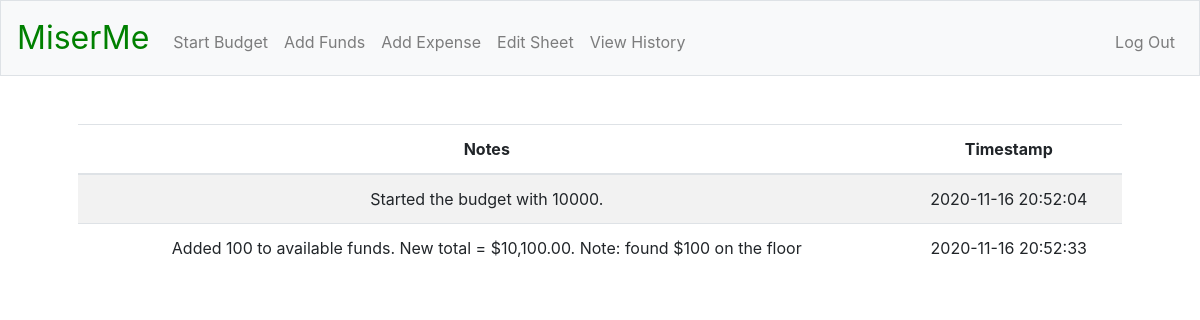
Before: /history (signed in) with the older database file.
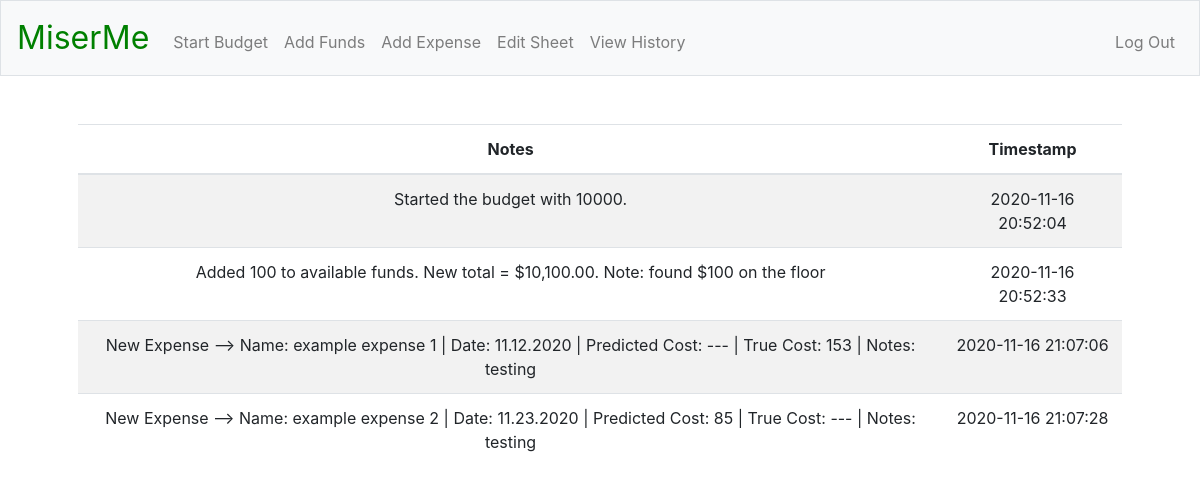
After: the same page with the newer database file.
### tables this page shows
CREATE TABLE history (
history_id INTEGER PRIMARY KEY AUTOINCREMENT NOT NULL,
user_id INTEGER NOT NULL,
notes TEXT NOT NULL,
timestamp DATETIME DEFAULT (DATETIME(CURRENT_TIMESTAMP, 'LOCALTIME')),
FOREIGN KEY(user_id) REFERENCES registrants(id));

### app.py (the view)
@app.route("/history")
@login_required
def history():
    c.execute("""
    SELECT notes, timestamp FROM history WHERE user_id = :user_id;
    """, {"user_id": session["user_id"]})
    rows = c.fetchall()
    entries = []
    for row in rows:
        entries.append({
            "notes": row[0],
            "timestamp": row[1]
        })
    return render_template("history.html", entries = entries)

### helpers.py (called while the page is built)
def login_required(f):
    @wraps(f)
    def decorated_functions(*args, **kwargs):
        if session.get("user_id") is None:
            return redirect("/login")
        return f(*args, **kwargs)
    return decorated_functions

### templates/history.html (shortened to what this page needs)
{% extends "layout.html" %}
{% block main %}
    <table class="table table-striped">
        <thead>
            <tr>
                <th>Notes</th>
                <th>Timestamp</th>
            </tr>
        </thead>
        <tbody>
            {% for i in entries %}
            <tr>
                <td>{{ i["notes"] }}</td>
                <td>{{ i["timestamp"] }}</td>
            </tr>
            {% endfor %}
        </tbody>
    </table>
{% endblock %}

Changed rows visible on the page:
added history: notes "New Expense --> Name: example expense 1 | Date: 11.12.2020 | Predicted Cost: --- | True Cost: 153 | Notes: testing", timestamp "2020-11-16 21:07:06"
added history: notes "New Expense --> Name: example expense 2 | Date: 11.23.2020 | Predicted Cost: 85 | True Cost: --- | Notes: testing", timestamp "2020-11-16 21:07:28"
